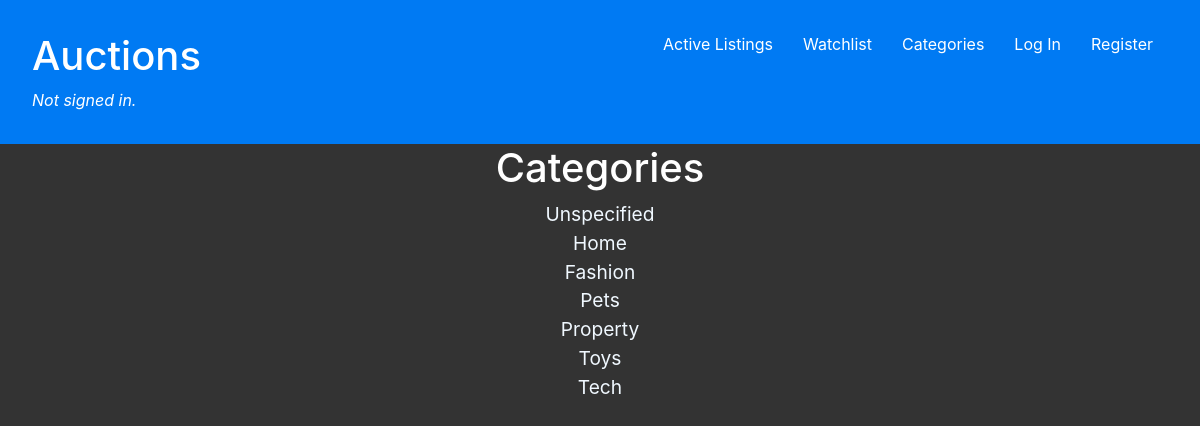
The page /categories on the database its author committed.
### auctions/models.py (models this page shows)
class Category(models.Model):
    name = models.CharField(max_length=100)
    def __str__(self):
        return f"{self.name}"

### auctions/views.py (the view)
# urls.py: path("categories", views.categories, name="categories"),
def categories(request):
    cat_list = Category.objects.all()
    return render(request, "auctions/categories.html", {
        "cat_list": cat_list
    })

### auctions/templates/auctions/categories.html
{% extends "auctions/layout.html" %}
{% block body %}
    <center><h1>Categories</h1></center>
    {% for cat in cat_list %}
    <div class="categories-list">
        <center>
            <a href="{% url 'category_listing' cat.name %}">{{cat}}</a>
            <br>
        </center>
    </div>
    {% endfor %}
{% endblock %}

### auctions/static/auctions/styles.css (style rules this page uses)
* { box-sizing: border-box; padding: 0; margin: 0%; }
:root { --primary-color: #66dfac; }
body { font-family: "Poppins" sans-serif; margin: 0; color: white; background: #333; }
body a { text-decoration: none; color: aliceblue; }
body .categories-list { font-size: larger; }

### rows shown on the page
Category: name "Unspecified"
Category: name "Home"
Category: name "Fashion"
Category: name "Pets"
Category: name "Property"
Category: name "Toys"
Category: name "Tech"
